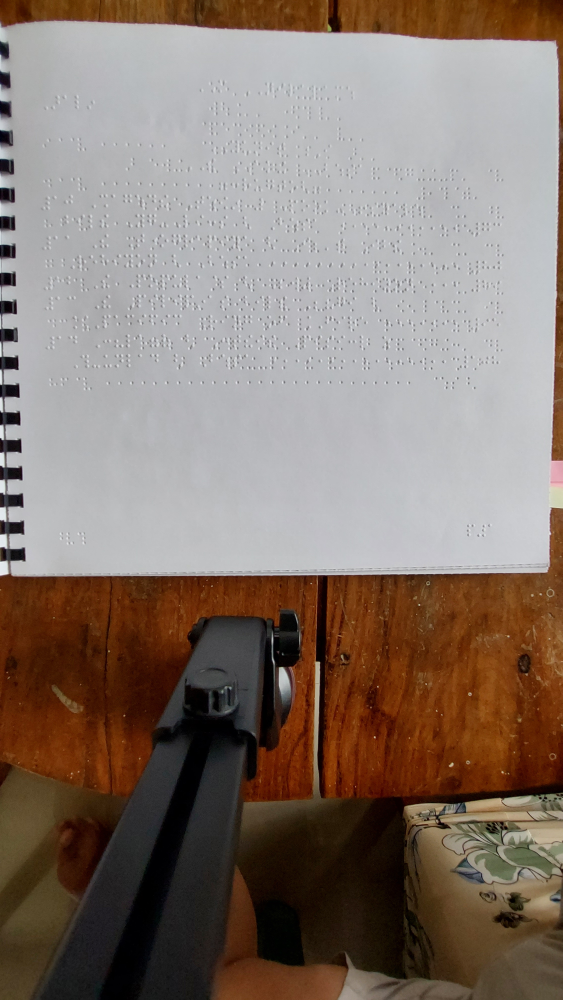
#> input picture Raw Data/testing data/20230208_141943.jpg, 2250 x 4000 px (shown at 1/4 size); its folder holds only this picture in this run
$ python preprocessing.py
#> lines starting #> are read from the running program, lines starting #| are printed output that depends on the picture
import cv2 as cv
import numpy as np
import os

# used to systematically generate a filename
def filepathGenerator(original_path, data_type, iteration):
	output_dir = '..\\preprocessed\\{}\\{}\\'.format(data_type, iteration)
	try:
		os.makedirs(output_dir)
	except:
		pass
	extension = original_path[-4:]
	filename = os.path.basename(original_path[:-4])
	output_file = output_dir + filename + iteration + extension
	print("Saving file:",output_file)
	return output_file


# Reduce the resolution of an image by a factor
def reduceResolution(image_file, resize_factor, data_type, iteration):
#> called with resize_factor = 0.25, data_type = 'testing', iteration = 'A'
	output_filepath = filepathGenerator(image_file, data_type, iteration)

	img = cv.imread(image_file)
#> img is the input picture: shape (4000, 2250, 3); mean B, G, R 111.2, 120.3, 134.7
	res = cv.resize(img, None, fx = resize_factor, fy = resize_factor, interpolation = cv.INTER_AREA)
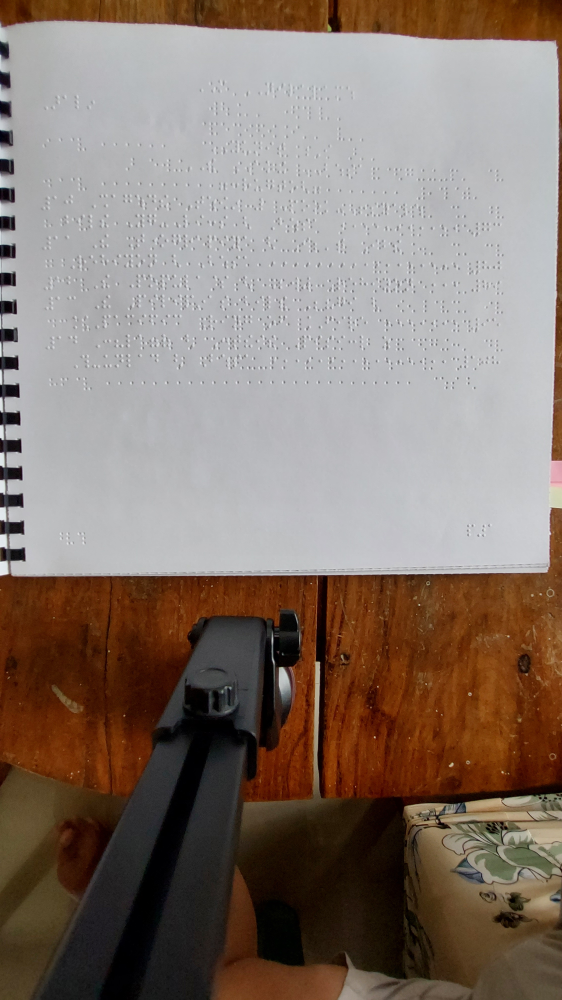
#> res: shape (1000, 562, 3); mean B, G, R 111.3, 120.3, 134.7
	cv.imwrite(output_filepath, res)
	return output_filepath


# Converting an image to greyscale
def toGrayscale(image_file, data_type, iteration):
#> called with data_type = 'testing', iteration = 'B'
	output_filepath = filepathGenerator(image_file, data_type, iteration)

	img = cv.imread(image_file)
#> img: shape (1000, 562, 3)
	gray = cv.cvtColor(img, cv.COLOR_BGR2GRAY)
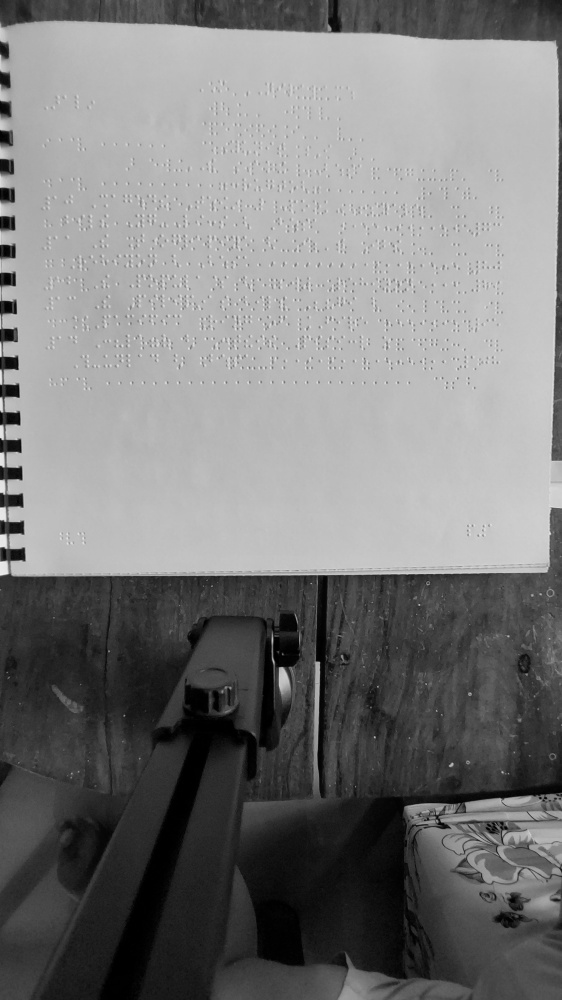
#> gray: shape (1000, 562); min 0, max 239, mean 123.6
	cv.imwrite(output_filepath, gray)
	return output_filepath


def denoising(image_file, data_type, iteration):
#> called with data_type = 'testing', iteration = 'C'
	output_filepath = filepathGenerator(image_file, data_type, iteration)
	img = cv.imread(image_file)
#> img: shape (1000, 562, 3); min 0, max 239, mean 123.6
	blur = cv.blur(img,(3,3))
	cv.imwrite(output_filepath,blur)
	return output_filepath

'''
def imageBinaryThresholding(image_file, threshold_value, max_val,  data_type, iteration):
	output_filepath = filepathGenerator(image_file, data_type, iteration)
	img = cv.imread(image_file, 0)
	ret, thresh = cv.threshold(img, threshold_value, max_val, cv.THRESH_BINARY)
	cv.imwrite(output_filepath,thresh)
	return output_filepath


def imageAdaptiveGaussThresh(image_file, max_val, size, compensation,  data_type, iteration):
	output_filepath = filepathGenerator(image_file, data_type, iteration)
	img = cv.imread(image_file, 0)
	thresh = cv.adaptiveThreshold(img, max_val, cv.ADAPTIVE_THRESH__C, cv.THRESH_BINARY, size, compensation)
	cv.imwrite(output_filepath,thresh)
	return output_filepath
'''


#defining the directory of the raw data
directory = "..//Raw Data//testing data"


for filename in os.listdir(directory):
	f = os.path.join(directory, filename)
	f = reduceResolution(f, 0.25, 'testing', 'A')
	f = toGrayscale(f, 'testing', 'B')
	f = denoising(f, 'testing', 'C')

$ run again, on Raw Data/testing data/20230208_142039.jpg
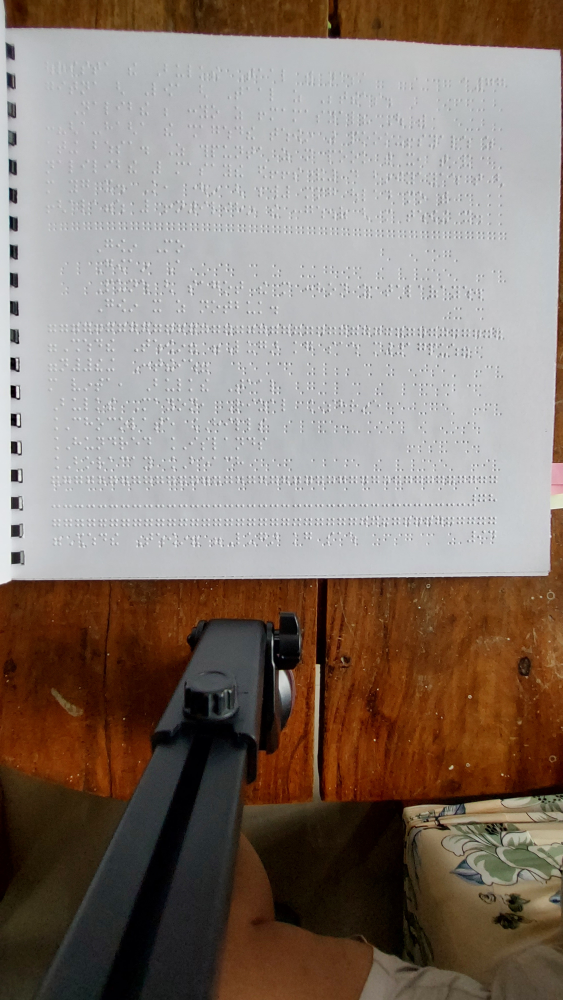
#> input picture Raw Data/testing data/20230208_142039.jpg, 2250 x 4000 px (shown at 1/4 size)
#> in reduceResolution, img is the input picture: shape (4000, 2250, 3); mean B, G, R 113.5, 122.5, 135.7
#> in reduceResolution, `res = cv.resize(img, None, fx = resize_factor, fy = resize_factor, int..`:
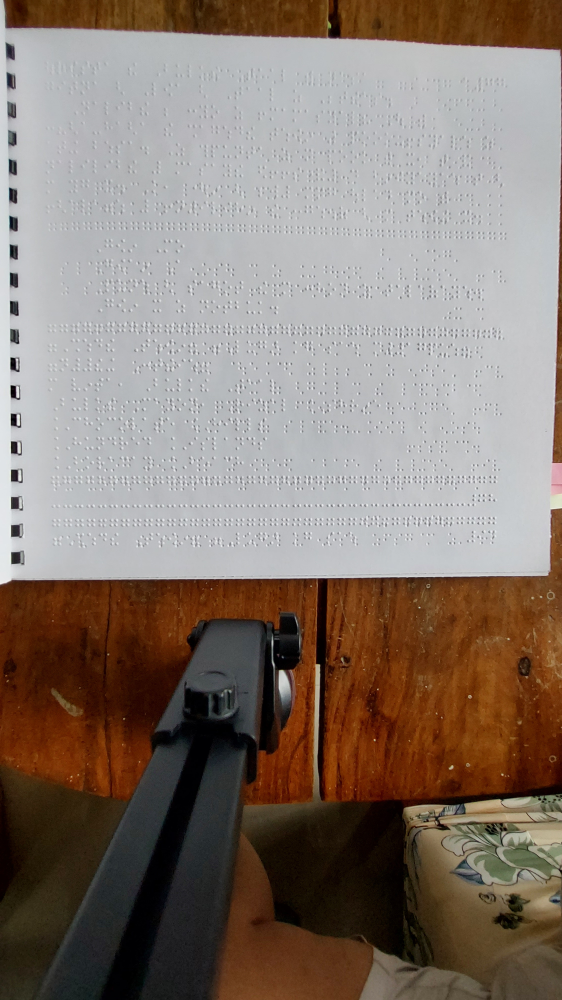
#> res: shape (1000, 562, 3); mean B, G, R 113.6, 122.5, 135.8
#> in toGrayscale, `gray = cv.cvtColor(img, cv.COLOR_BGR2GRAY)`:
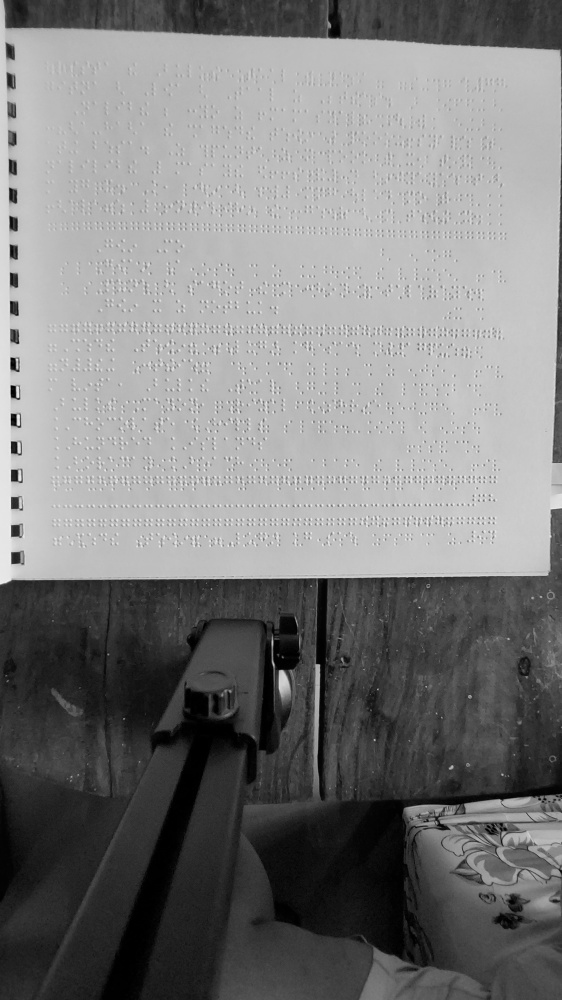
#> gray: shape (1000, 562); min 0, max 240, mean 125.5

$ run again, on Raw Data/testing data/20230208_142050.jpg
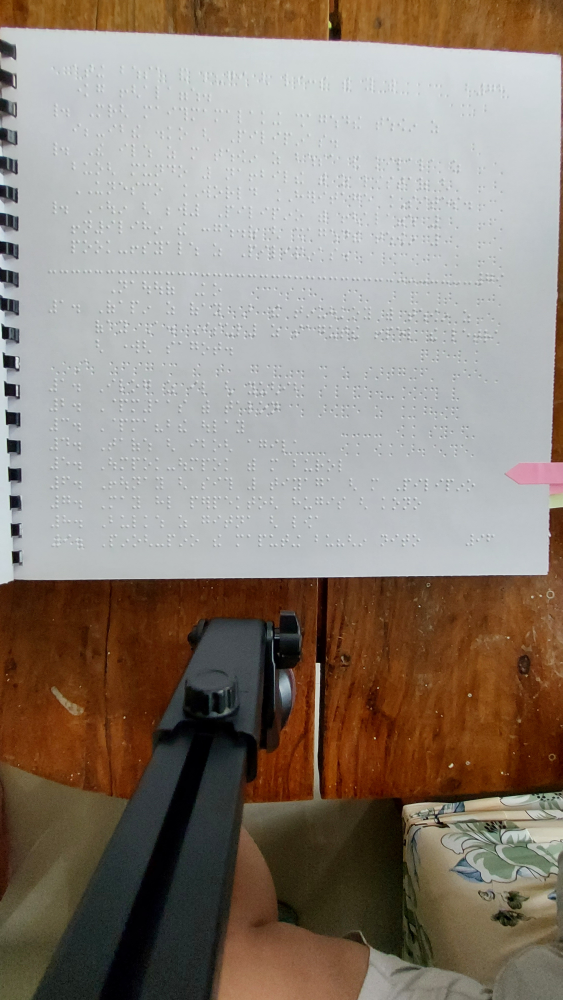
#> input picture Raw Data/testing data/20230208_142050.jpg, 2250 x 4000 px (shown at 1/4 size)
#> in reduceResolution, img is the input picture: shape (4000, 2250, 3); mean B, G, R 120.8, 131, 141.7
#> in reduceResolution, `res = cv.resize(img, None, fx = resize_factor, fy = resize_factor, int..`:
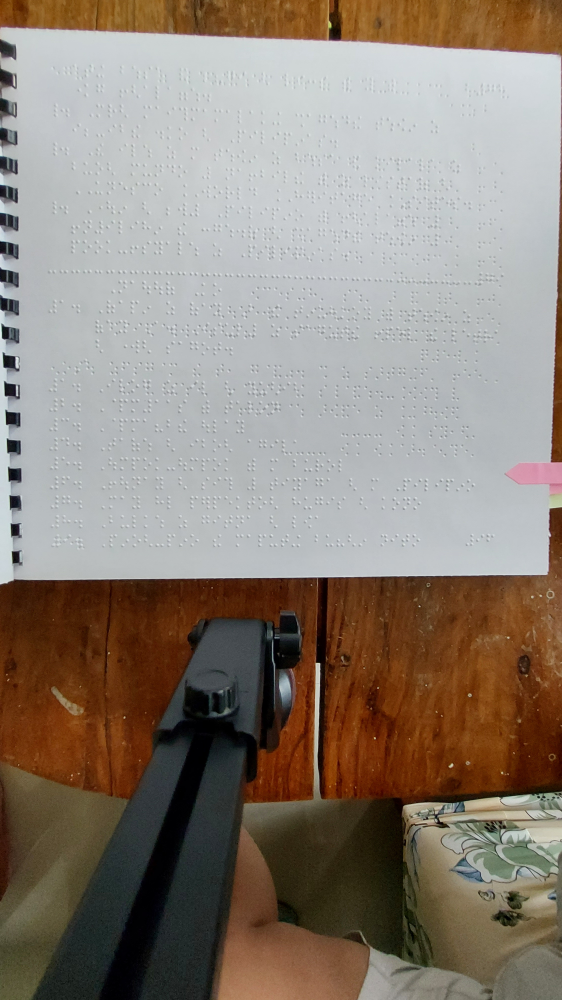
#> res: shape (1000, 562, 3); mean B, G, R 120.8, 131.1, 141.8
#> in toGrayscale, `gray = cv.cvtColor(img, cv.COLOR_BGR2GRAY)`:
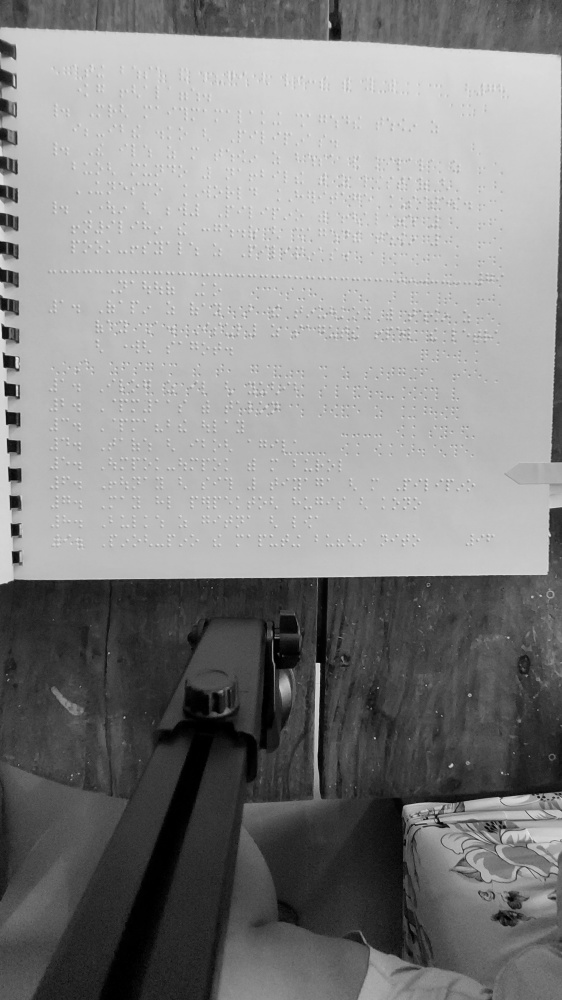
#> gray: shape (1000, 562); min 0, max 234, mean 133.1

$ run again, on Raw Data/testing data/20230208_142354.jpg
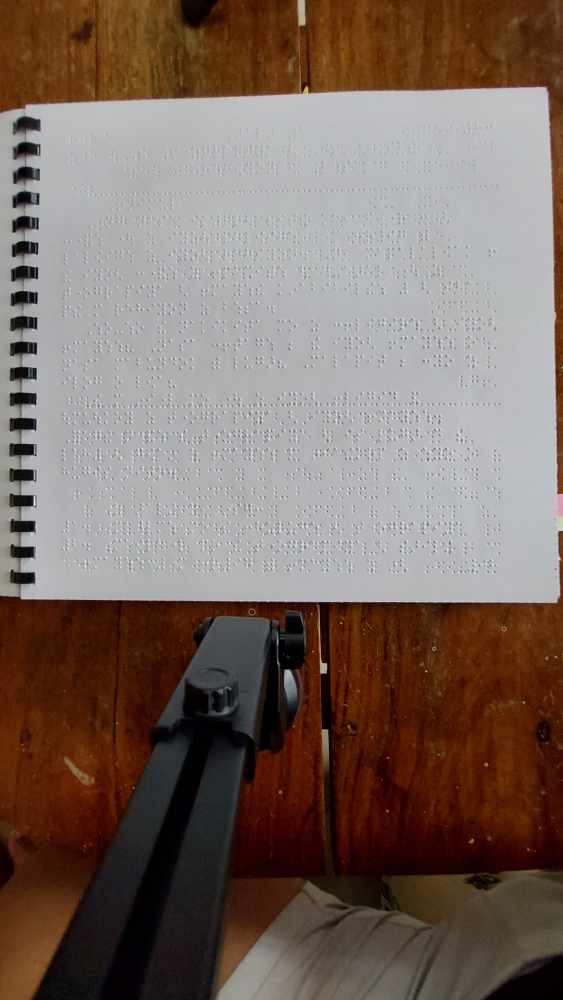
#> input picture Raw Data/testing data/20230208_142354.jpg, 2250 x 4000 px (shown at 1/4 size)
#> in reduceResolution, img is the input picture: shape (4000, 2250, 3); mean B, G, R 99.2, 107.4, 123.7
#> in reduceResolution, `res = cv.resize(img, None, fx = resize_factor, fy = resize_factor, int..`:
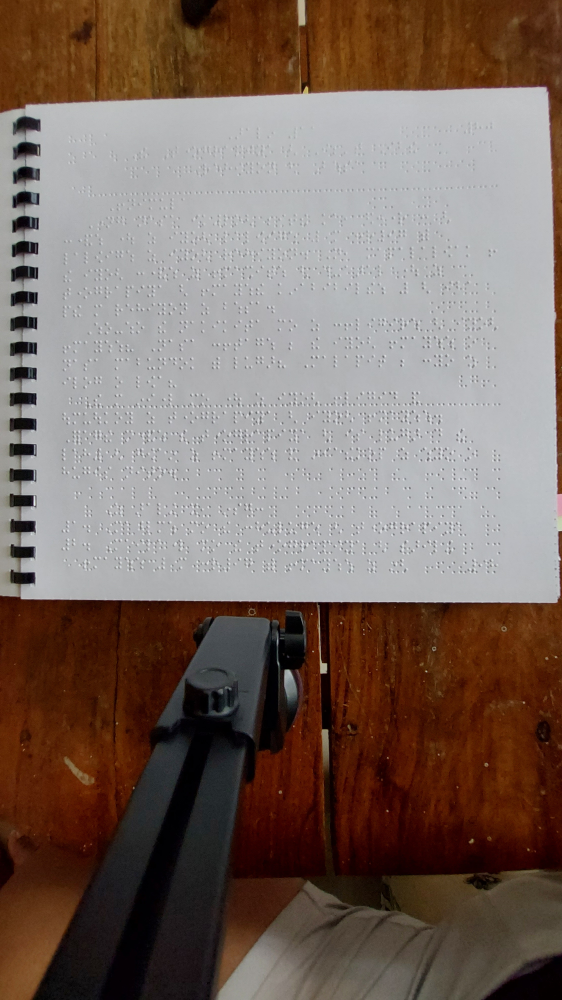
#> res: shape (1000, 562, 3); mean B, G, R 99.3, 107.4, 123.7
#> in toGrayscale, `gray = cv.cvtColor(img, cv.COLOR_BGR2GRAY)`:
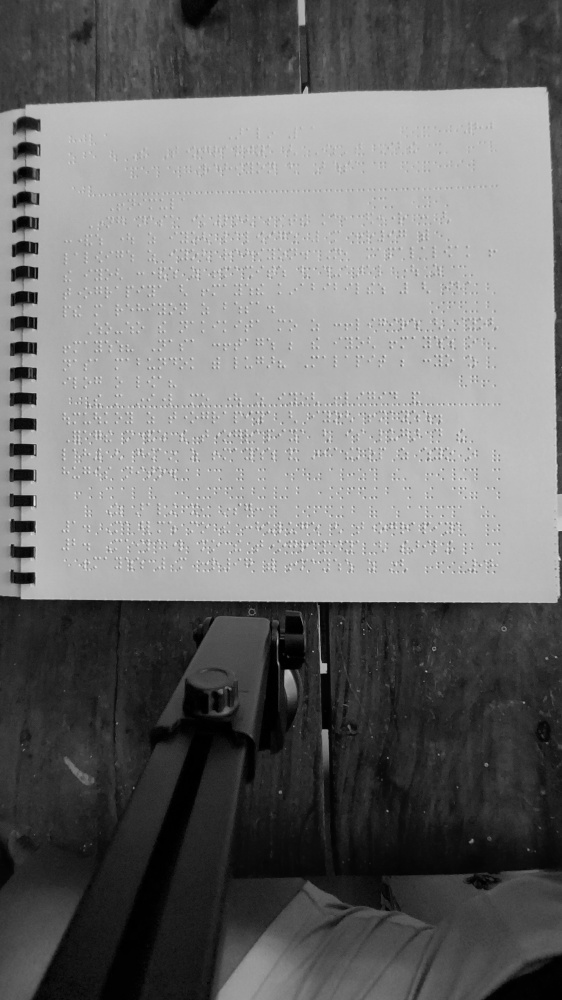
#> gray: shape (1000, 562); min 0, max 234, mean 111.4
